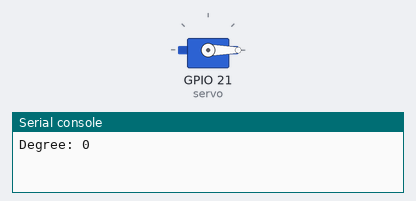
Simulated run of this program. Board: ESP32 board running MicroPython. On the bench: servo, the last lines printed to the serial console. Servo angles are drawn from the pulse width (0.5 ms = 0°, 2.5 ms = 180°); library files of the repository ran but are not shown: servo.py. At 4.0 s the program stops and its outputs stay as they are.

Above: at 0.1 s.
At 2.1 s:
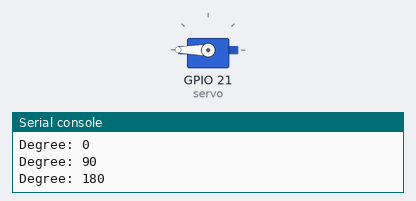
At 3.1 s:
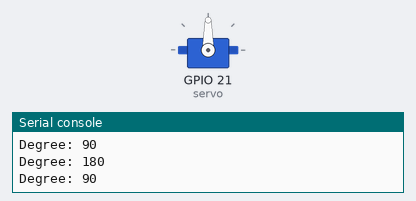
Timing chart, 0 to 5.5 s (numbered marks = the images above):
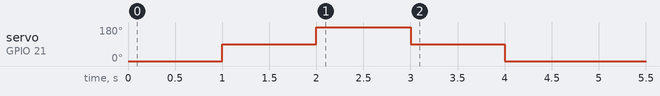

The program:

main.py
```python
# coding: utf-8
import time
from servo import Servo

servo = Servo(21) # PWM Pin 7
degrees = [0, 90, 180, 90]

for deg in degrees:
    servo.write(deg)
    print("Degree:", deg)
    time.sleep(1)

servo.write(0)
```

Measured:
- by itself, servo on GPIO 21 (servo): 0° → 90° at 1.0 s, → 180° 1.0 s later, → 90° 1.0 s later, → 0° 1.0 s later
